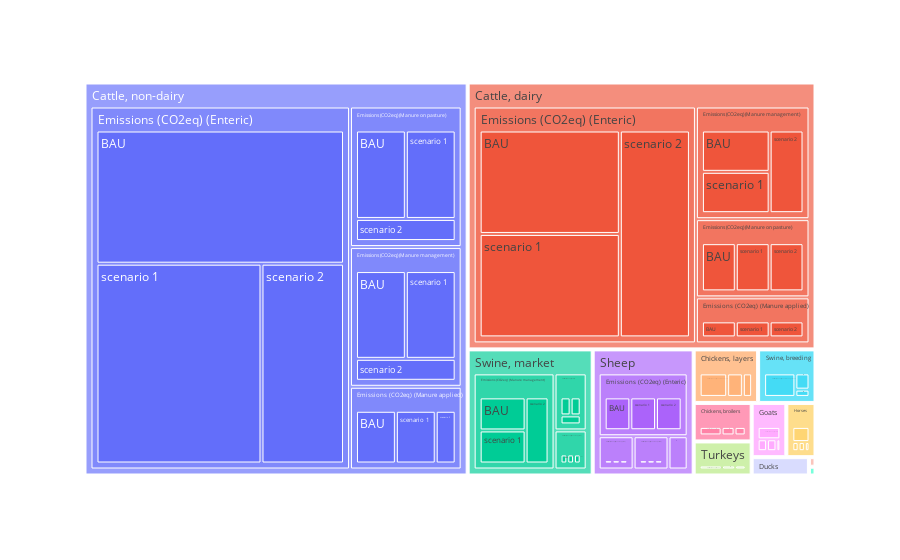

Source (notebook cell):
### Code cell
import plotly.express as px
fig = px.treemap(df.query('Variable != "GE3_partial"'), path=['Item','name', 'scenario'], values='Value')
fig

### Figure 1 — Plotly figure (JSON) as saved in the notebook; plotly's stock layout.template omitted (floating-point values rounded to 4 significant figures; data arrays with more than 128 entries replaced by an {"elided": "..."} marker saying what was removed)
{"data": [{"branchvalues": "total", "domain": {"x": [0, 1], "y": [0, 1]}, "hovertemplate": "labels=%{label}<br>Value=%{value}<br>parent=%{parent}<br>id=%{id}<extra></extra>", "ids": {"elided": "197 str values"}, "labels": {"elided": "197 str values"}, "name": "", "parents": {"elided": "197 str values"}, "type": "treemap", "values": {"elided": "197 float values"}}], "layout": {"legend": {"tracegroupgap": 0}, "margin": {"t": 60}}}
